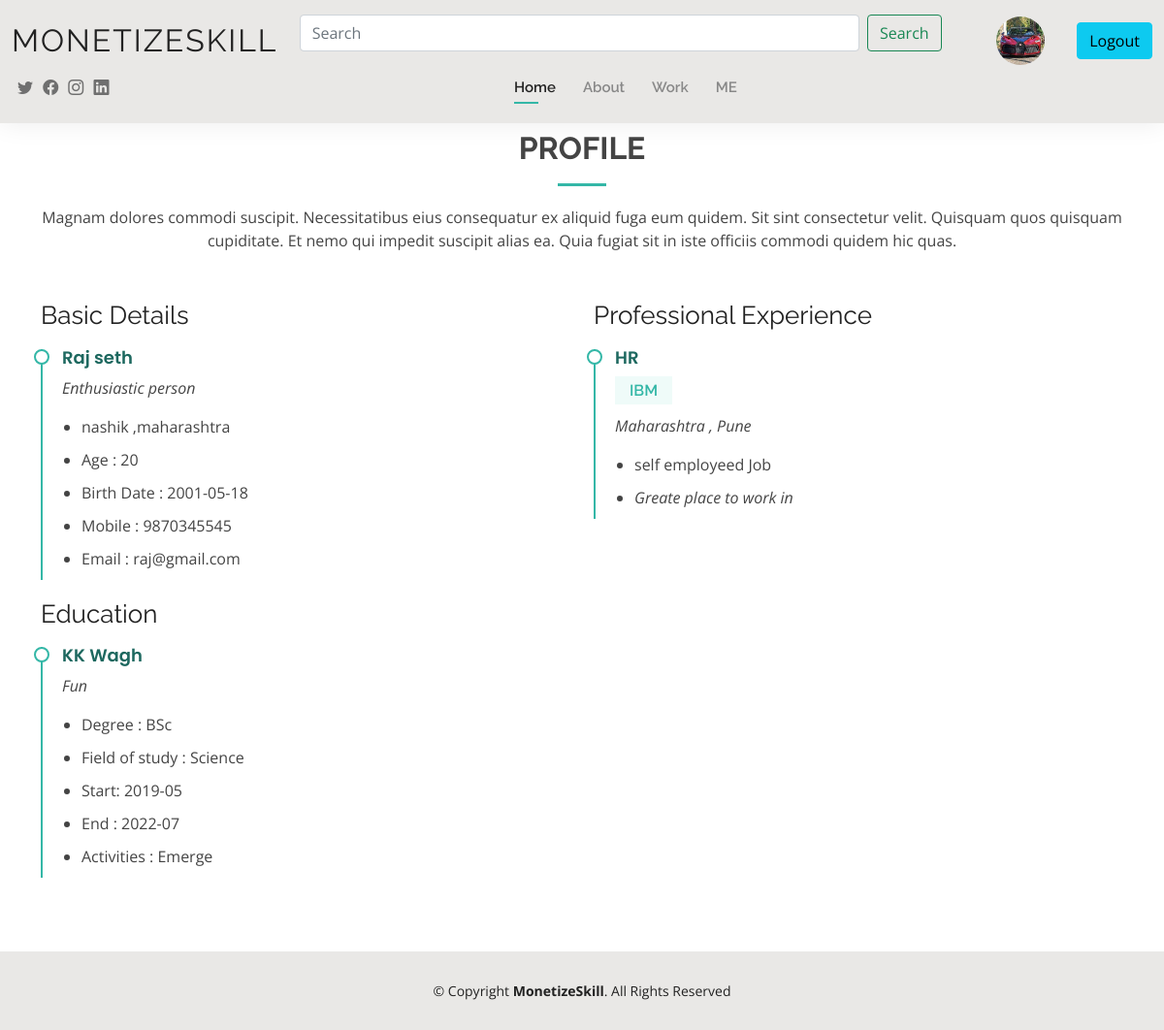
Page /Code/resume.php (signed in) on the committed database.
### tables this page shows
CREATE TABLE `user` (
  `user_id` int(3) NOT NULL,
  `uinfo_id` int(3) NOT NULL,
  `username` varchar(40) NOT NULL,
  `email` varchar(50) NOT NULL,
  `pass` varchar(10) NOT NULL,
  `profile_image` varchar(40) NOT NULL
);

CREATE TABLE `user_info` (
  `uinfo_id` int(11) NOT NULL,
  `user_id` int(3) NOT NULL,
  `firstname` varchar(20) NOT NULL,
  `lastname` varchar(20) NOT NULL,
  `age` int(1) NOT NULL,
  `dob` date NOT NULL,
  `phone` bigint(11) NOT NULL,
  `city` varchar(30) NOT NULL,
  `state` varchar(30) NOT NULL,
  `headline` varchar(100) NOT NULL
);

CREATE TABLE `educational` (
  `edu_id` int(3) NOT NULL,
  `user_id` int(11) NOT NULL,
  `university` varchar(50) NOT NULL,
  `degree` varchar(40) NOT NULL,
  `field_of_study` varchar(40) NOT NULL,
  `start` varchar(30) NOT NULL,
  `end` varchar(30) NOT NULL,
  `activities` varchar(300) NOT NULL,
  `description` varchar(300) NOT NULL
);

CREATE TABLE `current_details` (
  `curr_id` int(3) NOT NULL,
  `user_id` int(3) NOT NULL,
  `title` varchar(40) NOT NULL,
  `employee_type` varchar(30) NOT NULL,
  `company` varchar(40) NOT NULL,
  `state` varchar(40) NOT NULL,
  `city` varchar(30) NOT NULL,
  `description` varchar(200) NOT NULL
);

### Code/resume.php (the view, shortened to what this page needs)
<?php require_once('header.php');?>
  <main id="main">
    <section id="resume" class="resume">
      <div class="container" data-aos="fade-up">
        <div class="section-title">
          <h2>Profile</h2>
          <p>Magnam dolores commodi suscipit. Necessitatibus eius consequatur ex aliquid fuga eum quidem. Sit sint consectetur velit. Quisquam quos quisquam cupiditate. Et nemo qui impedit suscipit alias ea. Quia fugiat sit in iste officiis commodi quidem hic quas.</p>
        </div>
        <div class="row">
          <div class="col-lg-6">
            <h3 class="resume-title">Basic Details</h3>
            <?php
              $sql1="SELECT * From user_info where user_id='{$userid}'";
              $result1=mysqli_query($conn,$sql1);
              $sql2="SELECT * from user  where user_id='{$userid}'";
              $result2=mysqli_query($conn,$sql2);
              while($row2=mysqli_fetch_assoc($result2)){$email=$row2['email'];}
              if(mysqli_num_rows($result1)>0){
                  while($row1=mysqli_fetch_assoc($result1)){
            ?>
            <div class="resume-item pb-0">
              <h4><?php echo $row1['firstname'];?>&nbsp;<?php echo $row1['lastname'];?></h4>
              <p><em> <?php echo $row1['headline'];?></em></p>
              <ul>
                <li><?php echo $row1['city'];?> ,<?php echo $row1['state'];?></li>
                <li>Age : <?php echo $row1['age'];?></li>
                <li>Birth Date : <?php echo $row1['dob'];?></li>
                <li>Mobile : <?php echo $row1['phone'];?></li>
                <li>Email : <?php echo $email;?></li>
              </ul>
            </div>
            <?php
            }
          }else{
            echo '<br><a href="about.php" >Upload Basic details...</a>';
              }?>
            <h3 class="resume-title">Education</h3>
            <?php
              $sql3="SELECT * From educational where user_id='{$userid}'";
              $result3=mysqli_query($conn,$sql3);
              if(mysqli_num_rows($result3)>0){
                  while($row3=mysqli_fetch_assoc($result3)){
            ?>
            <div class="resume-item pb-0">
              <h4> <?php echo $row3['university'];?></h4>
              <p><em> <?php echo $row3['description'];?></em></p>
              <ul>
                <li> Degree : <?php echo $row3['degree'];?></li>
                <li> Field of study : <?php echo $row3['field_of_study'];?></li>
                <li> Start: <?php echo $row3['start'];?></li>
                <li> End  : <?php echo $row3['end'];?></li>
                <li>Activities  : <?php echo $row3['activities'];?></li>
              </ul>
            </div>
            <?php
            }
          }else{
            echo '<br><a href="about.php" >Upload Professional details...</a>';
              }?>
          </div>
          <div class="col-lg-6">
            <h3 class="resume-title">Professional Experience</h3>
            <?php
              $sql4="SELECT * From current_details where user_id='{$userid}'";
              $result4=mysqli_query($conn,$sql4);
              if(mysqli_num_rows($result4)>0){
                  while($row4=mysqli_fetch_assoc($result4)){
            ?>
            <div class="resume-item">
              <h4><?php echo $row4['title'];?></h4>
              <h5><?php echo $row4['company'];?></h5>
              <p><em><?php echo $row4['state'];?> , <?php echo $row4['city'];?></em></p>
              <p>
              <ul>
                <li><?php echo $row4['employee_type'];?> Job</li>
                <li><em><?php echo $row4['description'];?> </em></li>
              </ul>
              </p>
            </div>
            <?php }}else{
                echo '<br><a href="about.php" >Upload Professional details...</a>';
            }?>
          </div>
        </div>
      </div>
    </section>
  </main>
  <?php require_once('footer.php');?>

### Code/header.php (shortened to what this page needs)
<?php
require('connection.inc.php');
$userid=$_SESSION['userid'];
?>
<!DOCTYPE html>
<html lang="en">
<head>
  <link href="assets/vendor/aos/aos.css" rel="stylesheet">
  <link href="assets/vendor/bootstrap/css/bootstrap.min.css" rel="stylesheet">
  <link href="assets/vendor/bootstrap-icons/bootstrap-icons.css" rel="stylesheet">
  <link href="assets/vendor/boxicons/css/boxicons.min.css" rel="stylesheet">
  <link href="assets/vendor/glightbox/css/glightbox.min.css" rel="stylesheet">
  <link href="assets/vendor/swiper/swiper-bundle.min.css" rel="stylesheet">
  <link href="assets/css/bootstrap.min.css" rel="stylesheet">
  <link href="all.min.css" rel="stylesheet">
  <link href="assets/css/style.css" rel="stylesheet">
  <link href="assets/css/my_css.css" rel="stylesheet">
</head>
<body>
  <header id="header" class="fixed-top">
    <div class="container-fluid d-flex justify-content-between align-items-center">
      <h1 class="logo me-auto col-md-2"><a href="index.php">MonetizeSkill</a></h1>
    <div class="container-fluid col-md-7">
      <form class="d-flex">
        <input class="form-control me-2" type="search" placeholder="Search" aria-label="Search">
        <button class="btn btn-outline-success" type="submit">Search</button>
      </form>
    </div>
      <div class="login_info">
      <?php
          $sql11 = "SELECT  profile_image from  user where user_id='{$userid}'";
          $result11 = mysqli_query($conn, $sql11);
          if(mysqli_num_rows($result11)>0){
            while($row11=mysqli_fetch_assoc($result11))
            {
              echo " <a href='about.php'><img src='assets/img/profiles_images/".$row11['profile_image']."' class='user one'  alt='Profile image' col-md-3> </a>";
            }
          }
          else{
            echo "<img src='assets/img/default.jpg' class='img-fluid' alt='' height='50' width='50'>";
          }
          ?>
      </div>
      <a href="logout.php" ><button type="button" class="btn btn-info">Logout</button></a>
    </div>
    <div class="container-fluid d-flex justify-content-between align-items-center">
      <nav id="navbar" class="navbar order-last col-md-7">
        <ul>
          <li><a class="active" href="index.php">Home</a></li>
          <li><a href="about.php">About</a></li>
          <li><a href="portfolio.php">Work</a></li>
          <li><a href="resume.php">ME</a></li>
        </ul>
      </nav>
      <div class="header-social-links  col-md-3">
        <a href="#" class="twitter"><i class="bi bi-twitter"></i></a>
        <a href="#" class="facebook"><i class="bi bi-facebook"></i></a>
        <a href="#" class="instagram"><i class="bi bi-instagram"></i></a>
        <a href="#" class="linkedin"><i class="bi bi-linkedin"></i></i></a>
      </div>
    </div>
    </header>

### Code/footer.php (shortened to what this page needs)
  <footer id="footer">
    <div class="container">
      <div class="copyright">
        &copy; Copyright <strong><span>MonetizeSkill</span></strong>. All Rights Reserved
      </div>
    </div>
  </footer>
</body>
</html>

### Code/assets/css/style.css (style rules this page uses)
body { font-family: "Open Sans", sans-serif; color: #444444; }
a { color: #34b7a7; text-decoration: none; }
h1, h2, h3, h4, h5, h6 { font-family: "Raleway", sans-serif; }
#main { margin-top: 50px; }
#header { background: #e9e8e6; box-shadow: 0px 0px 25px 0 rgba(0, 0, 0, 0.08); z-index: 997; padding: 15px 0; }
#header .logo { font-size: 32px; margin: 0; padding: 0; line-height: 1; font-weight: 400; letter-spacing: 2px; text-transform: uppercase; }
#header .logo a { color: #222222; }
.header-social-links { padding-right: 15px; }
.header-social-links a { color: #6f6f6f; padding-left: 6px; display: inline-block; line-height: 0px; transition: 0.3s; font-size: 16px; }
.navbar { padding: 0; }
.navbar ul { margin: 0; padding: 0; display: flex; list-style: none; align-items: center; }
.navbar li { position: relative; padding: 10px 0 10px 28px; }
.navbar a, .navbar a:focus { display: flex; align-items: center; justify-content: space-between; font-family: "Raleway", sans-serif; font-size: 15px; font-weight: 600; color: #888888; white-space: nowrap; transition: 0.3s; position: relative; }
.navbar > ul > li > a:before { content: ""; position: absolute; width: 0; height: 2px; bottom: -5px; left: 0; background-color: #34b7a7; visibility: hidden; width: 0px; transition: all 0.3s ease-in-out 0s; }
.navbar a:hover:before, .navbar li:hover > a:before, .navbar .active:before { visibility: visible; width: 25px; }
.navbar a:hover, .navbar .active, .navbar .active:focus, .navbar li:hover > a { color: #222222; }
section { padding: 60px 0; }
.section-title { text-align: center; padding-bottom: 30px; }
.section-title h2 { font-size: 32px; font-weight: bold; text-transform: uppercase; margin-bottom: 20px; padding-bottom: 20px; position: relative; }
.section-title h2::after { content: ""; position: absolute; display: block; width: 50px; height: 3px; background: #34b7a7; bottom: 0; left: calc(50% - 25px); }
.section-title p { margin-bottom: 0; }
.resume .resume-title { font-size: 26px; font-weight: 400; margin-top: 20px; margin-bottom: 20px; color: #222222; }
.resume .resume-item { padding: 0 0 20px 20px; margin-top: -2px; border-left: 2px solid #34b7a7; position: relative; }
.resume .resume-item h4 { line-height: 18px; font-size: 18px; font-weight: 600; font-family: "Poppins", sans-serif; color: #1d685f; margin-bottom: 10px; }
.resume .resume-item h5 { font-size: 16px; background: #effbf9; padding: 5px 15px; display: inline-block; font-weight: 600; margin-bottom: 10px; color: #34b7a7; }
.resume .resume-item ul { padding-left: 20px; }
.resume .resume-item ul li { padding-bottom: 10px; }
.resume .resume-item:last-child { padding-bottom: 0; }
.resume .resume-item::before { content: ""; position: absolute; width: 16px; height: 16px; border-radius: 50px; left: -9px; top: 0; background: #fff; border: 2px solid #34b7a7; }
#footer { background: #e9e8e6; padding: 30px 0; color: #222222; font-size: 14px; text-align: center; }

### Code/assets/css/my_css.css (style rules this page uses)
.row { display:flex; }
.user { display: inline-block; width: 50px; height: 50px; border-radius: 50%; background-repeat: no-repeat; background-position: center center; background-size: cover; }

### rows in the picture
user: profile_image (picture)
user_info: firstname "Raj", lastname "seth", headline "Enthusiastic person", city "nashik", state "maharashtra", age "20", dob "2001-05-18", phone "9870345545", user.email "raj@gmail.com"
educational: university "KK Wagh", description "Fun", degree "BSc", field_of_study "Science", start "2019-05", end "2022-07", activities "Emerge"
current_details: title "HR", company "IBM", state "Maharashtra", city "Pune", employee_type "self employeed", description "Greate place to work in"
